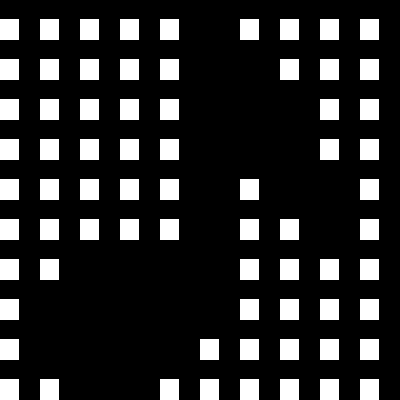

Tiled map render using the project's own tile images. Description and the map definition, with tile-layer contents summarised, below:
An orthogonal 10x10 tile map with 40x40 px tiles, 1 tile layer (Layer 1).

<map version="1.0" orientation="orthogonal" width="10" height="10" tilewidth="40" tileheight="40">
 <tileset firstgid="1" name="texture" tilewidth="40" tileheight="40" spacing="4" margin="4">
  <image source="texture.png" />
 </tileset>
 <layer name="Layer 1" width="10" height="10">
  <data>[100 cells, 71 non-empty, 1 distinct tile ids]</data>
 </layer>
</map>
